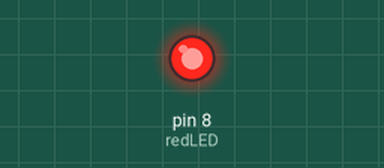
A sketch run on a simulated Arduino Uno, built with avr-gcc and run on an emulated ATmega328P. Shown: output pins drawn as LEDs (lit = HIGH).

Above: at 0.8 s.
At 4.6 s:
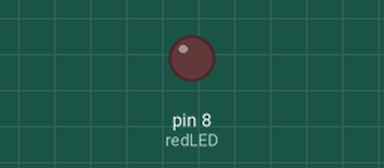
Timing chart, 0 to 6.8 s (numbered marks = the images above):
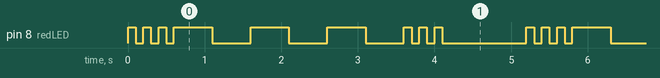

Measured:
- by itself, pin 8 (redLED): repeats every 5.2 s: 2 × (LOW 0.10 s, HIGH 0.10 s), LOW 0.10 s, 3 × (HIGH 0.50 s, LOW 0.50 s), 2 × (HIGH 0.10 s, LOW 0.10 s), HIGH 0.10 s, LOW 1.1 s, HIGH 0.10 s
- by itself, everything shown: repeats every 5.2 s, in 18 steps

The sketch:

pract1.ino
```cpp
int redLED = 8;
float  pi = 3.14;
int dit = 100;
int dat= 500;
int LongW=1000;
void setup() {
  // put your setup code here, to run once:
pinMode(redLED,OUTPUT);
}

void loop() {
  // put your main code here, to run repeatedly:
digitalWrite(redLED,HIGH);
delay(dit);
digitalWrite(redLED,LOW);
delay(dit);


digitalWrite(redLED,HIGH);
delay(dit);
digitalWrite(redLED,LOW);
delay(dit);

digitalWrite(redLED,HIGH);
delay(dit);
digitalWrite(redLED,LOW);
delay(dit);


digitalWrite(redLED,HIGH);
delay(dat);
digitalWrite(redLED,LOW);
delay(dat);


digitalWrite(redLED,HIGH);
delay(dat);
digitalWrite(redLED,LOW);
delay(dat);

digitalWrite(redLED,HIGH);
delay(dat);

digitalWrite(redLED,LOW);
delay(dat);

digitalWrite(redLED,HIGH);
delay(dit);
digitalWrite(redLED,LOW);
delay(dit);


digitalWrite(redLED,HIGH);
delay(dit);
digitalWrite(redLED,LOW);
delay(dit);

digitalWrite(redLED,HIGH);
delay(dit);
digitalWrite(redLED,LOW);
delay(dit);
delay(LongW);
}
```
